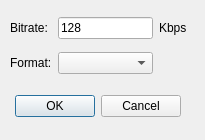
<?xml version="1.0" encoding="UTF-8"?>
<ui version="4.0">
 <class>BitrateSelectDialog</class>
 <widget class="QDialog" name="BitrateSelectDialog">
  <property name="geometry">
   <rect>
    <x>0</x>
    <y>0</y>
    <width>205</width>
    <height>140</height>
   </rect>
  </property>
  <property name="windowTitle">
   <string>Dialog</string>
  </property>
  <widget class="QDialogButtonBox" name="buttonBox">
   <property name="geometry">
    <rect>
     <x>10</x>
     <y>90</y>
     <width>171</width>
     <height>32</height>
    </rect>
   </property>
   <property name="orientation">
    <enum>Qt::Horizontal</enum>
   </property>
   <property name="standardButtons">
    <set>QDialogButtonBox::Cancel|QDialogButtonBox::Ok</set>
   </property>
  </widget>
  <widget class="QWidget" name="gridLayoutWidget">
   <property name="geometry">
    <rect>
     <x>10</x>
     <y>10</y>
     <width>177</width>
     <height>71</height>
    </rect>
   </property>
   <layout class="QGridLayout" name="gridLayout">
    <item row="1" column="1">
     <widget class="QLabel" name="formatLabel">
      <property name="text">
       <string>Format:</string>
      </property>
     </widget>
    </item>
    <item row="0" column="4">
     <widget class="QLabel" name="bitrateLabel2">
      <property name="text">
       <string>Kbps</string>
      </property>
     </widget>
    </item>
    <item row="0" column="1">
     <widget class="QLabel" name="bitrateLabel">
      <property name="text">
       <string>Bitrate:</string>
      </property>
     </widget>
    </item>
    <item row="1" column="2">
     <widget class="QComboBox" name="formatComboBox"/>
    </item>
    <item row="0" column="2">
     <widget class="QLineEdit" name="bitrateLineEdit">
      <property name="inputMask">
       <string>999</string>
      </property>
      <property name="text">
       <string>128</string>
      </property>
     </widget>
    </item>
   </layout>
  </widget>
 </widget>
 <resources/>
 <connections>
  <connection>
   <sender>buttonBox</sender>
   <signal>accepted()</signal>
   <receiver>BitrateSelectDialog</receiver>
   <slot>accept()</slot>
   <hints>
    <hint type="sourcelabel">
     <x>248</x>
     <y>254</y>
    </hint>
    <hint type="destinationlabel">
     <x>157</x>
     <y>274</y>
    </hint>
   </hints>
  </connection>
  <connection>
   <sender>buttonBox</sender>
   <signal>rejected()</signal>
   <receiver>BitrateSelectDialog</receiver>
   <slot>reject()</slot>
   <hints>
    <hint type="sourcelabel">
     <x>316</x>
     <y>260</y>
    </hint>
    <hint type="destinationlabel">
     <x>286</x>
     <y>274</y>
    </hint>
   </hints>
  </connection>
 </connections>
</ui>
